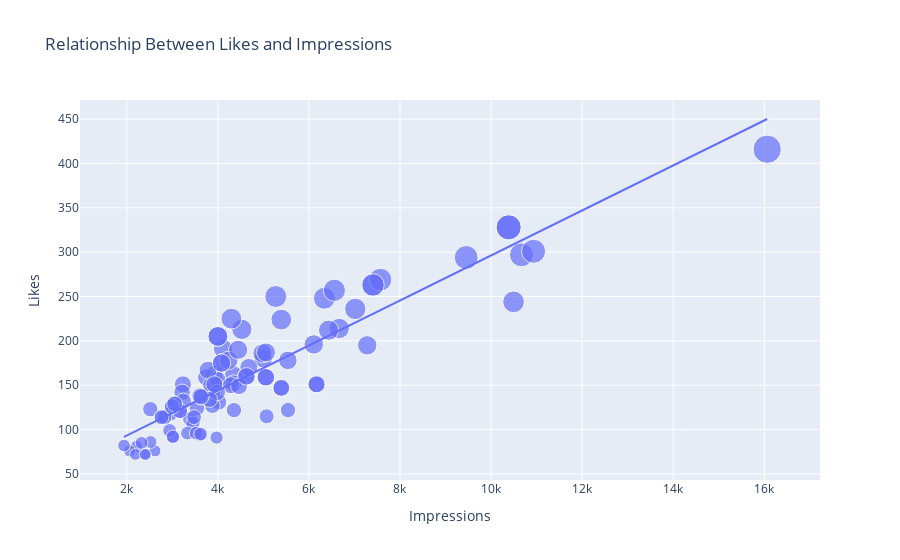

The code cell stored with this chart in its notebook:
### Code cell
figure = px.scatter(data_frame = data, x="Impressions",
                    y="Likes", size="Likes", trendline="ols", 
                    title = "Relationship Between Likes and Impressions")
figure.show()
